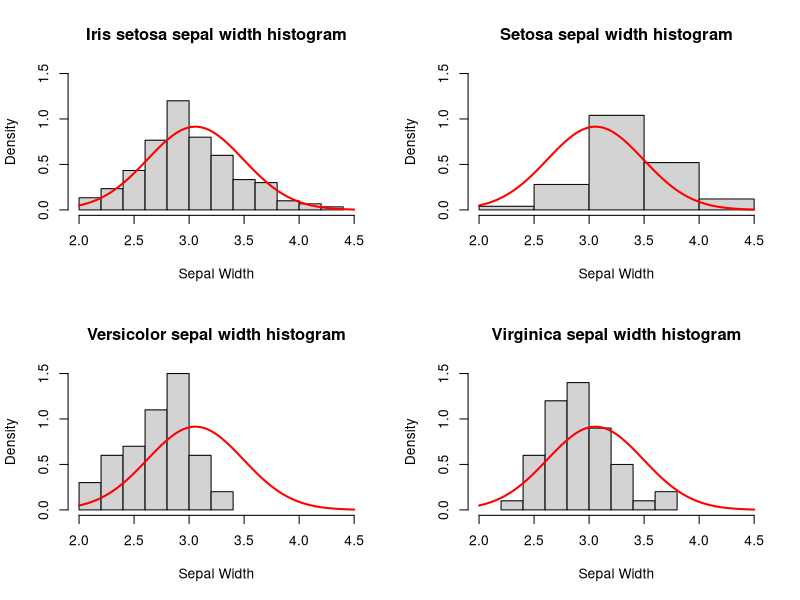

Recreate this plot in R.
# 3
# a

dat = iris

print(head(dat))

par(mfrow = c(2, 2))

hist(dat[["Sepal.Width"]], main = "Iris setosa sepal width histogram" , xlab = "Sepal Width", probability = TRUE, ylim = c(0, 1.5), xlim = c(2, 4.5))

curve(dnorm(x,
            mean = mean(dat[["Sepal.Width"]]),
            sd   = sd(dat[["Sepal.Width"]])),
      col = "red", lwd = 2, add = TRUE)

hist(dat[dat$Species == "setosa", "Sepal.Width"], main = "Setosa sepal width histogram", xlab = "Sepal Width", probability = TRUE, ylim = c(0, 1.5), xlim = c(2, 4.5))

curve(dnorm(x,
            mean = mean(dat[["Sepal.Width"]]),
            sd   = sd(dat[["Sepal.Width"]])),
      col = "red", lwd = 2, add = TRUE)

hist(dat[dat$Species == "versicolor", "Sepal.Width"], main = "Versicolor sepal width histogram", xlab = "Sepal Width", probability = TRUE, ylim = c(0, 1.5), xlim = c(2, 4.5))

curve(dnorm(x,
            mean = mean(dat[["Sepal.Width"]]),
            sd   = sd(dat[["Sepal.Width"]])),
      col = "red", lwd = 2, add = TRUE)

hist(dat[dat$Species == "virginica", "Sepal.Width"], main = "Virginica sepal width histogram", xlab = "Sepal Width", probability = TRUE, ylim = c(0, 1.5), xlim = c(2, 4.5))

curve(dnorm(x,
            mean = mean(dat[["Sepal.Width"]]),
            sd   = sd(dat[["Sepal.Width"]])),
      col = "red", lwd = 2, add = TRUE)